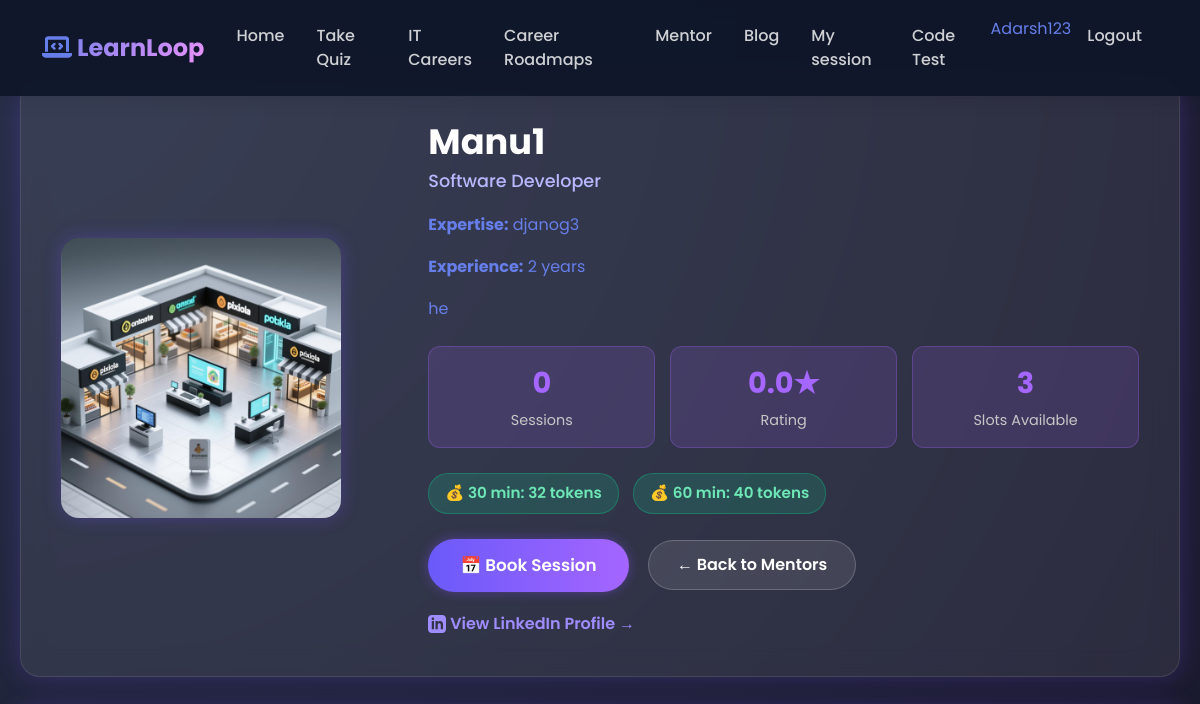
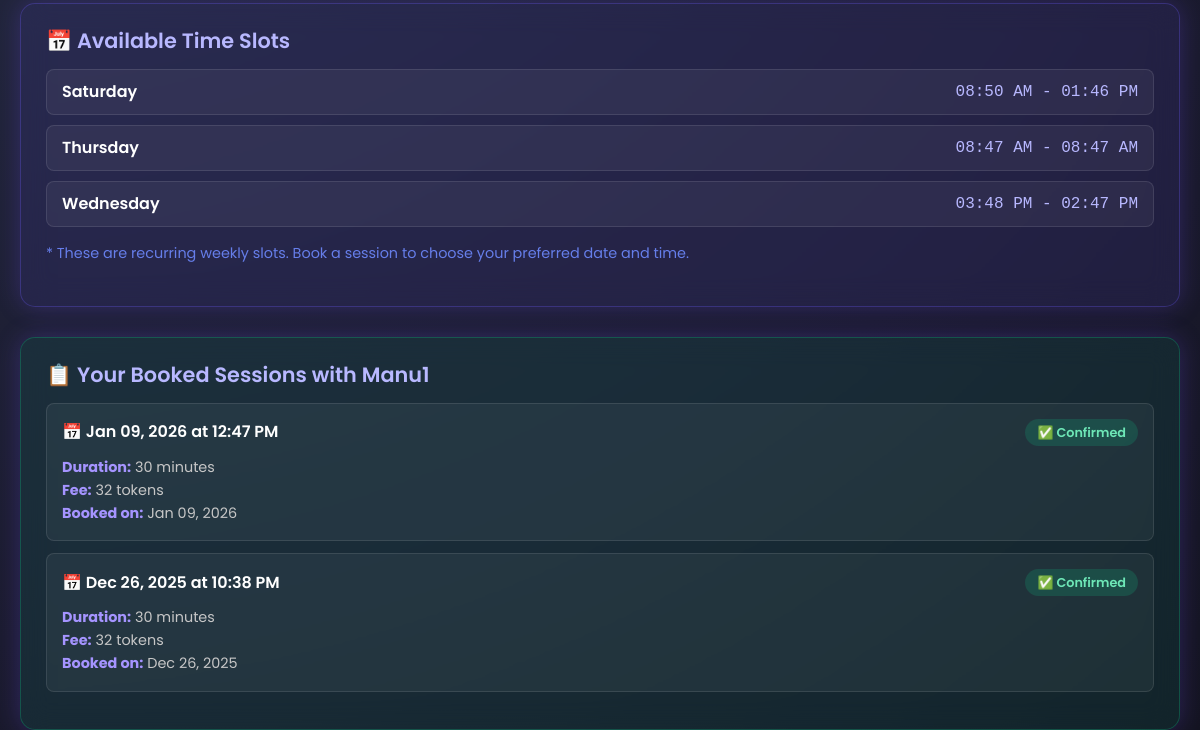
Page /mentor/detail/33/ (signed in, upper part) on the earlier database version (2 pictures, top to bottom).
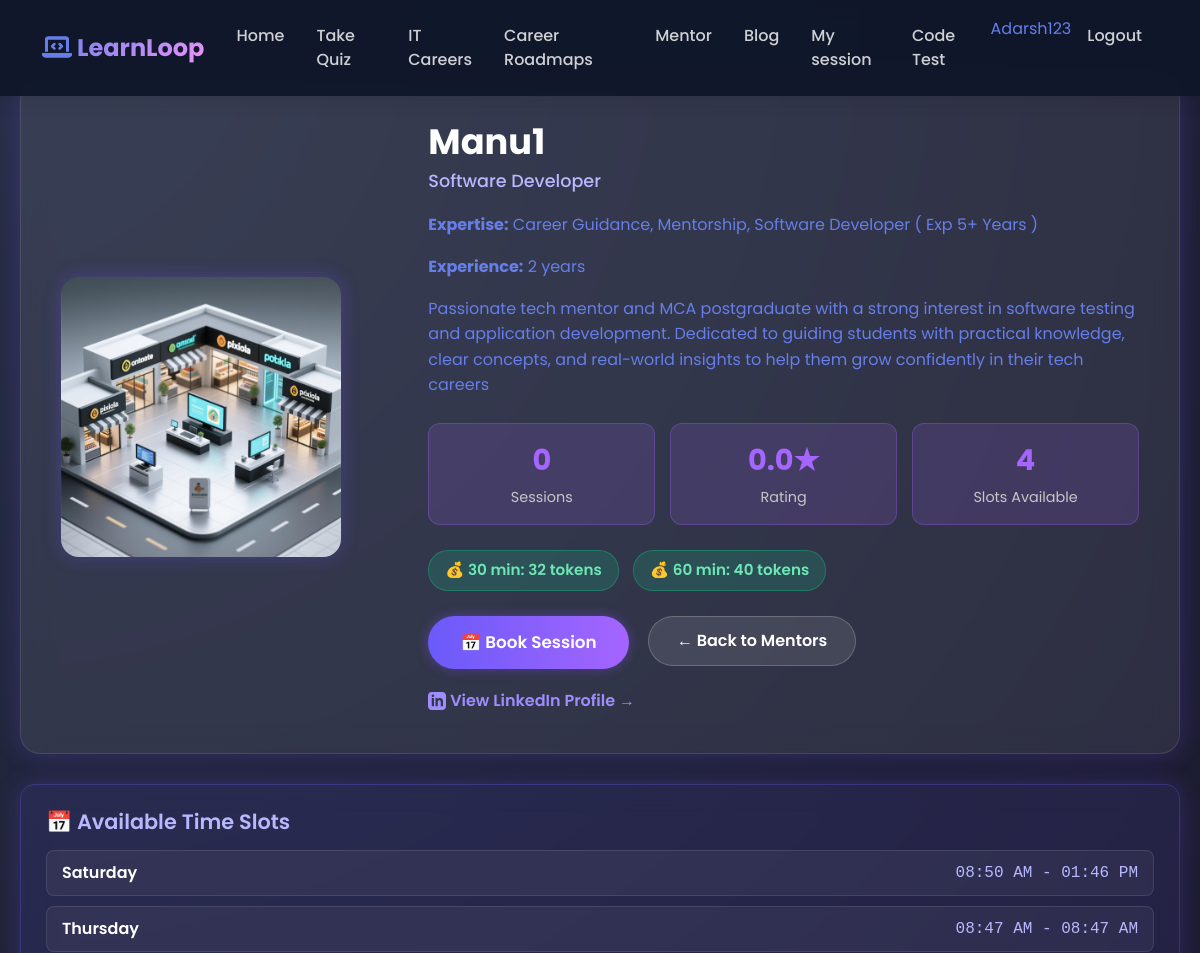
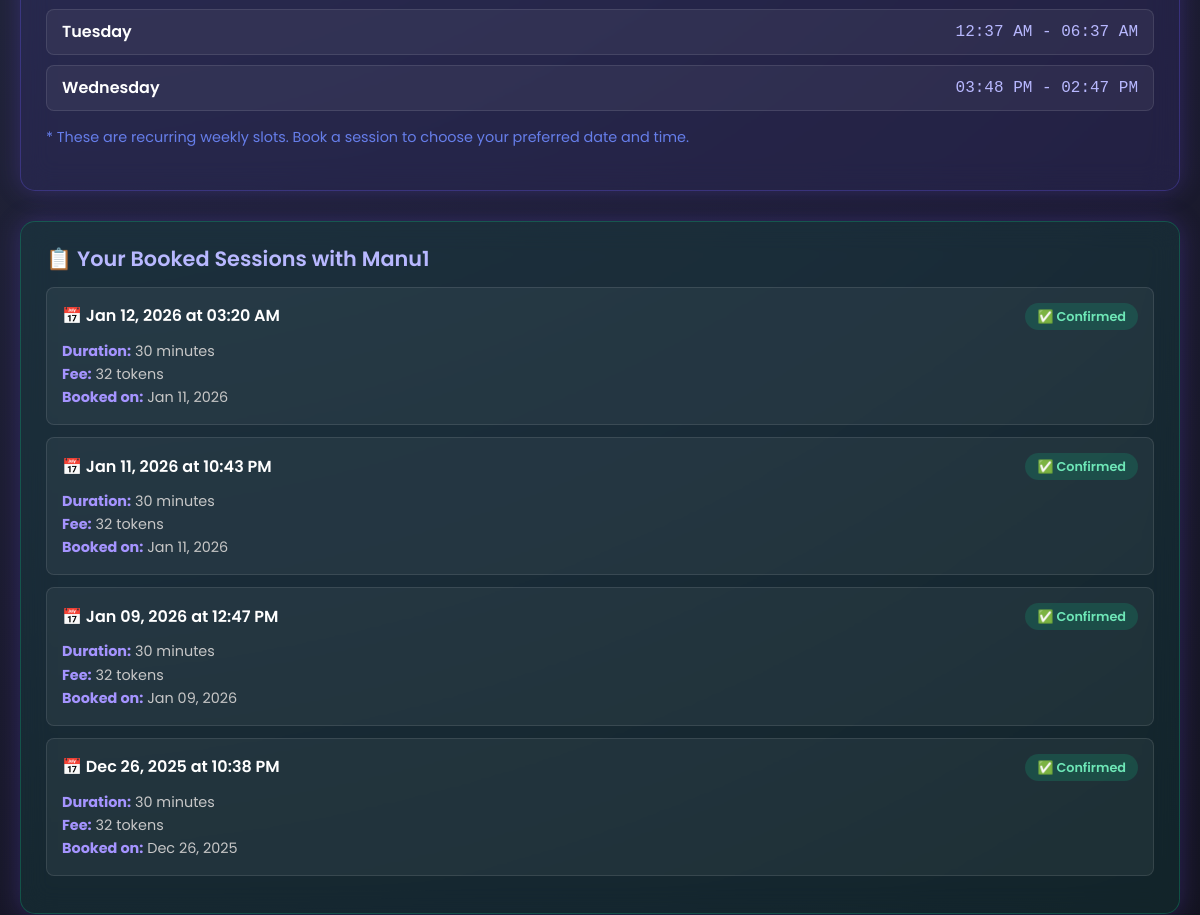
Same page on the later database version (2 pictures, top to bottom).
### accounts/models.py (models this page shows, shortened)
class CustomUser(AbstractUser):
    ROLE_CHOICES = (
        ('user', 'User'),
        ('mentor', 'Mentor'),
        ('Admin', 'Admin'),
    )
    role = models.CharField(
        max_length=10,
        choices=ROLE_CHOICES,
        default='user'
    )
    phone_regex = RegexValidator(
    regex=r'^[9876]\d{9}$',
    message="Phone number must be a 10-digit number and start with 9, 8, 7, or 6."
    )
    phone_number = models.CharField(
        max_length=10,
        blank=True,
        null=True,
        validators=[phone_regex],
        unique=True,
        help_text='Enter 10 digit phone number'
    )
    previous_experience = models.BooleanField(blank=True, null=True)
    is_approved=models.BooleanField(default=False)
    gender = models.CharField(
        max_length=20,
        choices=[
            ('male', 'Male'),
            ('female', 'Female'),
            ('other', 'Other'),
            ('prefer_not_to_say', 'Prefer not to say'),
        ],
        blank=True
    )
    profile_photo = models.ImageField(upload_to='mentor_photos/', blank=False, null=True)
    profession = models.CharField(max_length=100, blank=False, null=True)
    experience_years = models.PositiveIntegerField(
        null=True,
        blank=False
    )
    expertise = models.CharField(
        blank=False,
        null=True,
        max_length=100,
    )
    bio = models.CharField(
        blank=False,
        null=True,
    )
    linkedin = models.URLField(blank=True, null=True)
    portfolio = models.URLField(blank=True, null=True)
    available_days = models.JSONField(default=list)  # ["mon", "wed", "fri"]
    available_from = models.TimeField(default="09:00")
    available_to = models.TimeField(default="17:00")
    session_duration = models.CharField(
        max_length=10,
        choices=[
            ('30', '30 Minutes'),
            ('60', '60 Minutes'),
        ],null=True, blank=False
    )
    intro_video = models.FileField(upload_to="mentor_videos/", blank=True, null=True)
    created_at = models.DateTimeField(
        auto_now_add=True,
        null=True
    )

### mentor/models.py (models this page shows, shortened)
class MentorProfile(models.Model):
    user = models.OneToOneField(
        CustomUser,
        on_delete=models.CASCADE,
        related_name='mentor_profile'
    )
    bio = models.TextField(
        max_length=500,
        blank=True,
        null=True,
        help_text="Professional bio (max 500 characters)"
    )
    expertise = models.CharField(
        max_length=500,
        blank=True,
        null=True,
        help_text="Comma-separated skills (e.g., Python, Django, React)"
    )
    fee_30min = models.IntegerField(
        default=10,
        validators=[MinValueValidator(0), MaxValueValidator(1000)],
        help_text="Token fee for 30-minute session"
    )
    fee_60min = models.IntegerField(
        default=20,
        validators=[MinValueValidator(0), MaxValueValidator(2000)],
        help_text="Token fee for 60-minute session"
    )
    total_sessions = models.IntegerField(default=0)
    total_earnings = models.IntegerField(default=0)
    rating = models.DecimalField(
        max_digits=3,
        decimal_places=2,
        default=0.00,
        validators=[MinValueValidator(0), MaxValueValidator(5)]
    )
    is_active = models.BooleanField(default=True)
    created_at = models.DateTimeField(auto_now_add=True)
    updated_at = models.DateTimeField(auto_now=True)
    class Meta:
        verbose_name = "Mentor Profile"
        verbose_name_plural = "Mentor Profiles"

class AvailabilitySlot(models.Model):
    DAYS_OF_WEEK = [
        ('monday', 'Monday'),
        ('tuesday', 'Tuesday'),
        ('wednesday', 'Wednesday'),
        ('thursday', 'Thursday'),
        ('friday', 'Friday'),
        ('saturday', 'Saturday'),
        ('sunday', 'Sunday'),
    ]
    mentor = models.ForeignKey(
        CustomUser,
        on_delete=models.CASCADE,
        related_name='mentor_availability_slots',
        limit_choices_to={'role': 'mentor'}
    )
    day_of_week = models.CharField(max_length=10, choices=DAYS_OF_WEEK)
    start_time = models.TimeField()
    end_time = models.TimeField()
    is_active = models.BooleanField(default=True)
    created_at = models.DateTimeField(auto_now_add=True)
    class Meta:
        verbose_name = "Availability Slot"
        verbose_name_plural = "Availability Slots"
        ordering = ['day_of_week', 'start_time']

class MentorshipSession(models.Model):
    STATUS_CHOICES = [
        ('pending', 'Pending'),
        ('accepted', 'Accepted'),
        ('declined', 'Declined'),
        ('completed', 'Completed'),
        ('cancelled', 'Cancelled'),
    ]
    DURATION_CHOICES = [
        (30, '30 minutes'),
        (60, '60 minutes'),
    ]
    mentor = models.ForeignKey(
        CustomUser,
        on_delete=models.CASCADE,
        related_name='mentor_sessions',
        limit_choices_to={'role': 'mentor'}
    )
    student = models.ForeignKey(
        CustomUser,
        on_delete=models.CASCADE,
        related_name='student_sessions'
    )
    scheduled_date = models.DateField()
    scheduled_time = models.TimeField()
    duration = models.IntegerField(choices=DURATION_CHOICES, default=30)
    token_fee = models.IntegerField(default=0)
    status = models.CharField(max_length=20, choices=STATUS_CHOICES, default='pending')
    topic = models.CharField(max_length=200, blank=True, null=True)
    notes = models.TextField(blank=True, null=True)  # ✅ Changed from 'note' to 'notes'
    meeting_link = models.URLField(blank=True, null=True)
    created_at = models.DateTimeField(auto_now_add=True)
    updated_at = models.DateTimeField(auto_now=True)
    completed_at = models.DateTimeField(blank=True, null=True)
    class Meta:
        verbose_name = "Mentorship Session"
        verbose_name_plural = "Mentorship Sessions"
        ordering = ['-scheduled_date', '-scheduled_time']

### mentor/views.py (the view)
# urls.py: path('detail/<int:id>/', views.mentor_detail, name='mentor_detail'),
def mentor_detail(request, id):
    mentor = get_object_or_404(CustomUser, id=id, role='mentor')
    try:
        mentor_profile = MentorProfile.objects.get(user=mentor)
    except MentorProfile.DoesNotExist:
        mentor_profile = None
    availability_slots = AvailabilitySlot.objects.filter(
        mentor=mentor,
        is_active=True
    ).order_by('day_of_week', 'start_time')
    user_sessions = None
    if request.user.is_authenticated:
        user_sessions = MentorshipSession.objects.filter(
            mentor=mentor,
            student=request.user
        ).order_by('-scheduled_date', '-scheduled_time')[:5]
    context = {
        'mentor': mentor,
        'mentor_profile': mentor_profile,
        'availability_slots': availability_slots,
        'user_sessions': user_sessions,
    }
    return render(request, 'mentor_detail.html', context)

### mentor/templates/mentor_detail.html (shortened to what this page needs)
{% extends 'dashboard/userbase.html' %}
{% block content %}
<div class="mentor-wrapper">
    <div class="mentor-card">
        <div class="row align-items-center">
            <div class="col-md-4 text-center">
                <div class="mentor-photo">
                    {% if mentor.profile_photo %}
                    <img src="{{ mentor.profile_photo.url }}" class="img-fluid" alt="{{ mentor.username }}">
                    {% endif %}
                </div>
            </div>
            <div class="col-md-8">
                <h2 class="mentor-name">{{ mentor.username }}</h2>
                <h5 class="mentor-role">{{ mentor.profession|default:"Professional Mentor" }}</h5>
                <div class="info-row">
                    <p><strong>Expertise:</strong> {{ mentor_profile.expertise|default:mentor.expertise|default:"Various Technologies" }}</p>
                </div>
                <div class="info-row">
                    <p><strong>Experience:</strong> {{ mentor.experience_years|default:"N/A" }} years</p>
                </div>
                {% if mentor_profile.bio %}
                <div class="info-row">
                    <p>{{ mentor_profile.bio }}</p>
                </div>
                {% elif mentor.bio %}
                <div class="info-row">
                    <p>{{ mentor.bio }}</p>
                </div>
                {% endif %}
                {% if mentor_profile %}
                <div class="stats-section">
                    <div class="stat-box">
                        <div class="number">{{ mentor_profile.total_sessions }}</div>
                        <div class="label">Sessions</div>
                    </div>
                    <div class="stat-box">
                        <div class="number">{{ mentor_profile.rating|floatformat:1 }}★</div>
                        <div class="label">Rating</div>
                    </div>
                    <div class="stat-box">
                        <div class="number">{{ availability_slots.count }}</div>
                        <div class="label">Slots Available</div>
                    </div>
                </div>
                <div style="margin: 20px 0;">
                    <span class="fee-badge">💰 30 min: {{ mentor_profile.fee_30min }} tokens</span>
                    <span class="fee-badge">💰 60 min: {{ mentor_profile.fee_60min }} tokens</span>
                </div>
                {% endif %}
                <div style="margin-top: 25px;">
                    <a href="{% url 'book_session' mentor.id %}" class="btn btn-glow">📅 Book Session</a>
                    <a href="{% url 'mentor_list' %}" class="btn-secondary-glow">← Back to Mentors</a>
                </div>
                {% if mentor.linkedin %}
                <div class="linkedin-link">
                    <a href="{{ mentor.linkedin }}" target="_blank">
                        View LinkedIn Profile →
                    </a>
                </div>
                {% endif %}
            </div>
        </div>
    </div>
    {% if availability_slots %}
    <div class="mentor-card availability-section">
        <h3 class="availability-title">📅 Available Time Slots</h3>
        {% for slot in availability_slots %}
        <div class="slot-item">
            <span class="slot-day">{{ slot.get_day_of_week_display }}</span>
            <span class="slot-time">{{ slot.start_time|time:"h:i A" }} - {{ slot.end_time|time:"h:i A" }}</span>
        </div>
        {% endfor %}
        <p style="margin-top: 15px; font-size: 0.9rem; color: #999;">
            * These are recurring weekly slots. Book a session to choose your preferred date and time.
        </p>
    </div>
    {% endif %}
    {% if user_sessions %}
    <div class="mentor-card sessions-section">
        <h3 class="availability-title">📋 Your Booked Sessions with {{ mentor.username }}</h3>
        {% for session in user_sessions %}
        <div class="session-item">
            <div class="session-header">
                <span class="session-date">
                    📅 {{ session.scheduled_date|date:"M d, Y" }} at {{ session.scheduled_time|time:"h:i A" }}
                </span>
                <span class="status-badge status-{{ session.status }}">
                    {% if session.status == 'pending' %}⏳ Pending
                    {% elif session.status == 'accepted' %}✅ Confirmed
                    {% elif session.status == 'completed' %}🎓 Completed
                    {% elif session.status == 'declined' %}❌ Declined
                    {% elif session.status == 'cancelled' %}🚫 Cancelled
                    {% endif %}
                </span>
            </div>
            <div class="session-details">
                <strong>Duration:</strong> {{ session.duration }} minutes<br>
                <strong>Fee:</strong> {{ session.token_fee }} tokens<br>
                <strong>Booked on:</strong> {{ session.created_at|date:"M d, Y" }}
            </div>
        </div>
        {% endfor %}
    </div>
    {% endif %}
</div>
{% endblock %}

### accounts/templates/dashboard/userbase.html (shortened to what this page needs)
{% load static %}
<!DOCTYPE html>
<html lang="en">
<head>
    <link href="https://cdn.jsdelivr.net/npm/bootstrap@5.3.0/dist/css/bootstrap.min.css" rel="stylesheet">
    <link rel="stylesheet" href="https://cdnjs.cloudflare.com/ajax/libs/font-awesome/6.4.0/css/all.min.css">
    <link rel="stylesheet" href="{% static 'css/userpage.css' %}">
</head>
<body>
<nav class="navbar navbar-expand-lg navbar-dark fixed-top">
    <div class="container">
        <a class="navbar-brand" href="#">
            <i class="fas fa-laptop-code"></i> LearnLoop
        </a>
        <div class="collapse navbar-collapse" id="navbarNav">
            <ul class="navbar-nav ms-auto">
                <li class="nav-item"><a class="nav-link" href="{% url 'user_dashboard' %}">Home</a></li>
                <li class="nav-item"><a class="nav-link" href="#questionnaire">Take Quiz</a></li>
                <li class="nav-item"><a class="nav-link" href="#careers">IT Careers</a></li>
                <li class="nav-item"><a class="nav-link" href="{% url 'careers' %}">Career Roadmaps</a></li>
                <li class="nav-item"><a class="nav-link" href="{% url 'mentor_list' %}">Mentor</a></li>
                <li class="nav-item"><a class="nav-link" href="{% url 'blog_list' %}">Blog</a></li>
                 <li class="nav-item"><a class="nav-link" href="{% url 'user_sessions' %}">My session</a></li>
                 <li class="nav-item"><a class="nav-link" href="{% url 'codearena' %}">Code Test</a></li>
                <li class="nav-item"><p>{{ request.user.username }}</p></li>
                <li class="nav-item"><a class="nav-link" href="{% url 'logout' %}">Logout</a></li>
            </ul>
        </div>
    </div>
</nav>
{% block content %}
{% endblock %}
</body>
</html>

### static/css/userpage.css (style rules this page uses)
* { margin: 0; padding: 0; box-sizing: border-box; }
:root { --primary-color: #667eea; --secondary-color: #764ba2; --accent-color: #f093fb; --dark-bg: #0f172a; --light-bg: #f8f9fa; --text-dark: #1e293b; --text-light: #ffffff; --card-bg: #ffffff; --shadow: 0 10px 30px rgba(0, 0, 0, 0.1); --shadow-hover: 0 20px 60px rgba(0, 0, 0, 0.2); }
body { font-family: 'Poppins', sans-serif; color: var(--text-dark); overflow-x: hidden; background: var(--light-bg); }
html { scroll-behavior: smooth; }
.navbar { background: rgba(15, 23, 42, 0.95); backdrop-filter: blur(10px); padding: 1rem 0; transition: all 0.3s ease; box-shadow: 0 2px 20px rgba(0, 0, 0, 0.1); }
.navbar-brand { font-weight: 700; font-size: 1.5rem; background: linear-gradient(135deg, var(--primary-color), var(--accent-color)); -webkit-background-clip: text; -webkit-text-fill-color: transparent; background-clip: text; }
.navbar-brand i,p { -webkit-text-fill-color: var(--primary-color); }
.nav-link { color: rgba(255, 255, 255, 0.8) !important; font-weight: 500; margin: 0 0.5rem; transition: all 0.3s ease; position: relative; }
.nav-link::after { content: ''; position: absolute; bottom: -5px; left: 50%; width: 0; height: 2px; background: linear-gradient(135deg, var(--primary-color), var(--accent-color)); transition: all 0.3s ease; transform: translateX(-50%); }

Differences in the rows shown:
changed MentorProfile: expertise "djanog3" → "Career Guidance, Mentorship, Software Developer ( Exp 5+ Years )"; bio "he" → "Passionate tech mentor and MCA postgraduate with a strong interest in software testing and application development. Dedicated to guiding students with practical knowledge, clear concepts, and real-world insights to help them grow confidently in their tech careers"
added AvailabilitySlot: day_of_week "Tuesday", start_time "12:37 AM", end_time "06:37 AM"
added MentorshipSession: scheduled_date "Jan 12, 2026", scheduled_time "03:20 AM", status "✅ Confirmed", duration "30", token_fee "32", created_at "Jan 11, 2026"
added MentorshipSession: scheduled_date "Jan 11, 2026", scheduled_time "10:43 PM", status "✅ Confirmed", duration "30", token_fee "32", created_at "Jan 11, 2026"
Other differences:
{{ availability_slots.count }}: "3" → "4"
